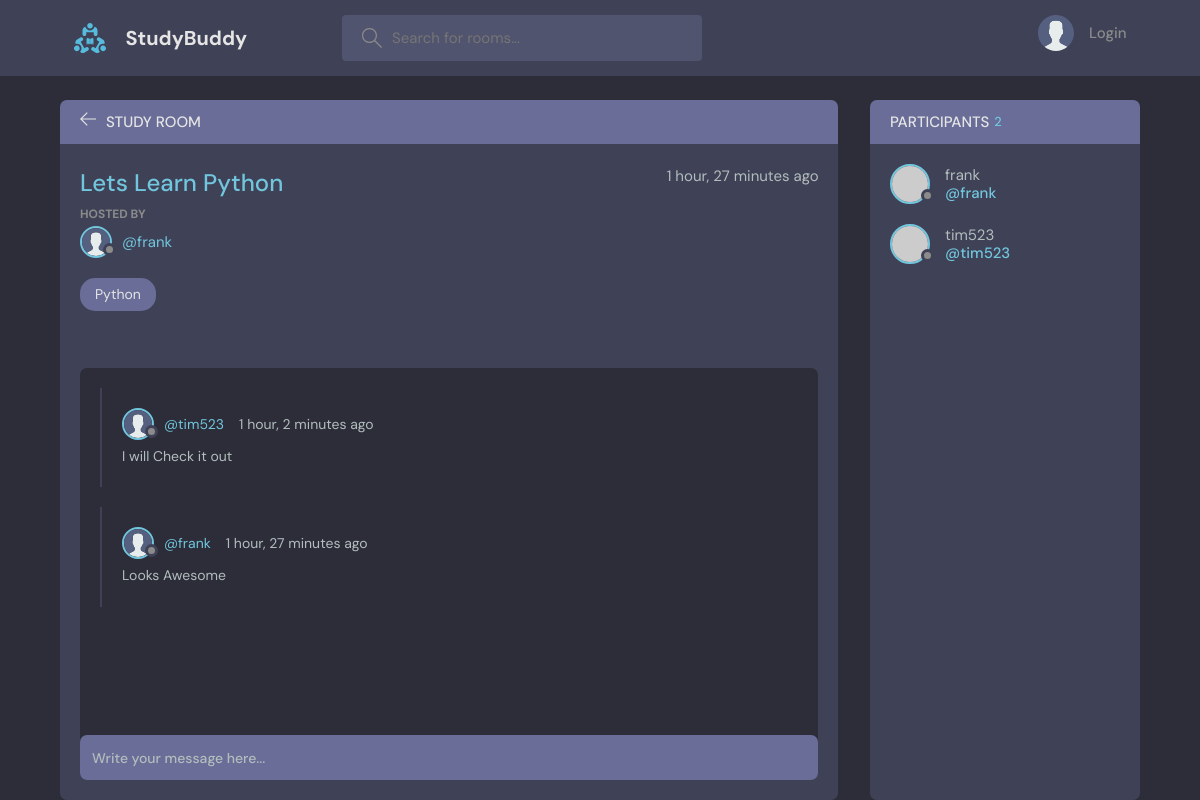
The page /room/1/ on the database its author committed.
### base/models.py (models this page shows, shortened)
class Room(models.Model):
    host = models.ForeignKey(User, on_delete=models.SET_NULL, null=True)
    topic = models.ForeignKey(Topic, on_delete=models.SET_NULL, null=True)
    name = models.CharField(max_length=200)
    description = models.TextField(null=True, blank=True)
    participants = models.ManyToManyField(User, related_name='participants', blank=True)
    updated = models.DateTimeField(auto_now=True)
    created = models.DateTimeField(auto_now_add=True)   # autonow add saves the value when it was instaniated
    class Meta:
        ordering = ['-updated', '-created'] # newest item gets shown first

class User(AbstractUser):
    name = models.CharField(max_length=200, null=True)
    email = models.EmailField(null=True, unique=True)
    bio = models.TextField(null=True)
    avatar = models.ImageField(null=True, default="avatar.svg")
    USERNAME_FIELD = 'email'
    REQUIRED_FIELDS = []

class Topic(models.Model):
    name = models.CharField(max_length=200)
    def __str__(self) -> str:
        return self.name

class Message(models.Model):
    user = models.ForeignKey(User, on_delete=models.CASCADE)
    room = models.ForeignKey(Room, on_delete=models.CASCADE)
    body = models.TextField()
    updated = models.DateTimeField(auto_now=True)
    created = models.DateTimeField(auto_now_add=True)
    class Meta:
        ordering = ['-updated', '-created'] # newest item gets shown first

### base/views.py (the view, shortened to what this page needs)
# urls.py: path('room/<str:pk>/', views.room, name="room"),
def room(request, pk):  # primary key
    room = Room.objects.get(id=pk)
    room_messages = room.message_set.all().order_by('-created')  # gives us the messages related to that roomo
    participants = room.participants.all()
    context = {"room": room, 'room_messages':room_messages, 'participants':participants}
    return render(request, "base/room.html", context)

### base/templates/base/room.html (shortened to what this page needs)
{% extends 'main.html' %}
{% block content %}
    <main class="profile-page layout layout--2">
      <div class="container">
        <div class="room">
          <div class="room__top">
            <div class="room__topLeft">
              <a href="{% url 'home' %}">
                <svg version="1.1" xmlns="http://www.w3.org/2000/svg" width="32" height="32" viewBox="0 0 32 32">
                  <title>arrow-left</title>
                  <path
                    d="M13.723 2.286l-13.723 13.714 13.719 13.714 1.616-1.611-10.96-10.96h27.625v-2.286h-27.625l10.965-10.965-1.616-1.607z"
                  ></path>
                </svg>
              </a>
              <h3>Study Room</h3>
            </div>
          </div>
          <div class="room__box scroll">
            <div class="room__header scroll">
              <div class="room__info">
                <h3>{{ room.name }}</h3>
                <span>{{ room.created|timesince }} ago</span>
              </div>
              <div class="room__hosted">
                <p>Hosted By</p>
                <a href="{% url 'user-profile' room.host.id %}" class="room__author">
                  <div class="avatar avatar--small">
                    <img src="{{ room.host.avatar.url }}" />
                  </div>
                  <span>@{{ room.host.username }}</span>
                </a>
              </div>
              <span class="room__topics">{{ room.topic }}</span>
            </div>
            <div class="room__conversation">
              <div class="threads scroll">
                {% for message in room_messages %}
                <div class="thread">
                  <div class="thread__top">
                    <div class="thread__author">
                      <a href="{% url 'user-profile' message.user.id%}" class="thread__authorInfo">
                        <div class="avatar avatar--small">
                          <img src="{{ message.user.avatar.url }}" />
                        </div>
                        <span>@{{ message.user.username }}</span>
                      </a>
                      <span class="thread__date">{{ message.created|timesince }} ago</span>
                    </div>
                  </div>
                  <div class="thread__details">
                    {{message.body}}
                  </div>
                </div>
                {% endfor %}
              </div>
            </div>
          </div>
          <div class="room__message">
            <form action="" method="POST">
              <input name="body" placeholder="Write your message here..." /></form>
          </div>
        </div>
        <div class="participants">
          <h3 class="participants__top">Participants <span>{{ participants.count }}</span></h3>
          <div class="participants__list scroll">
            {% for user in participants %}
            <a href="{% url 'user-profile' user.id %}" class="participant">
              <div class="avatar avatar--medium">
                <img src="https://randomuser.me/api/portraits/men/37.jpg" />
              </div>
              <p>
                {{ user.username }}
                <span>@{{ user.username }}</span>
              </p>
            </a>
            {% endfor %}
          </div>
        </div>
      </div>
    </main>
{% endblock %}

### rows shown on the page
Room: name "Lets Learn Python", created "1 hour, 27 minutes", host.avatar (placeholder picture), host.username "frank", topic "Python"
Message: user.avatar (placeholder picture), user.username "tim523", created "1 hour, 2 minutes", body "I will Check it out"
Message: user.avatar (placeholder picture), user.username "frank", created "1 hour, 27 minutes", body "Looks Awesome"
User: username "frank"
User: username "tim523"

### other values the page prints
{{ participants.count }} "2"
